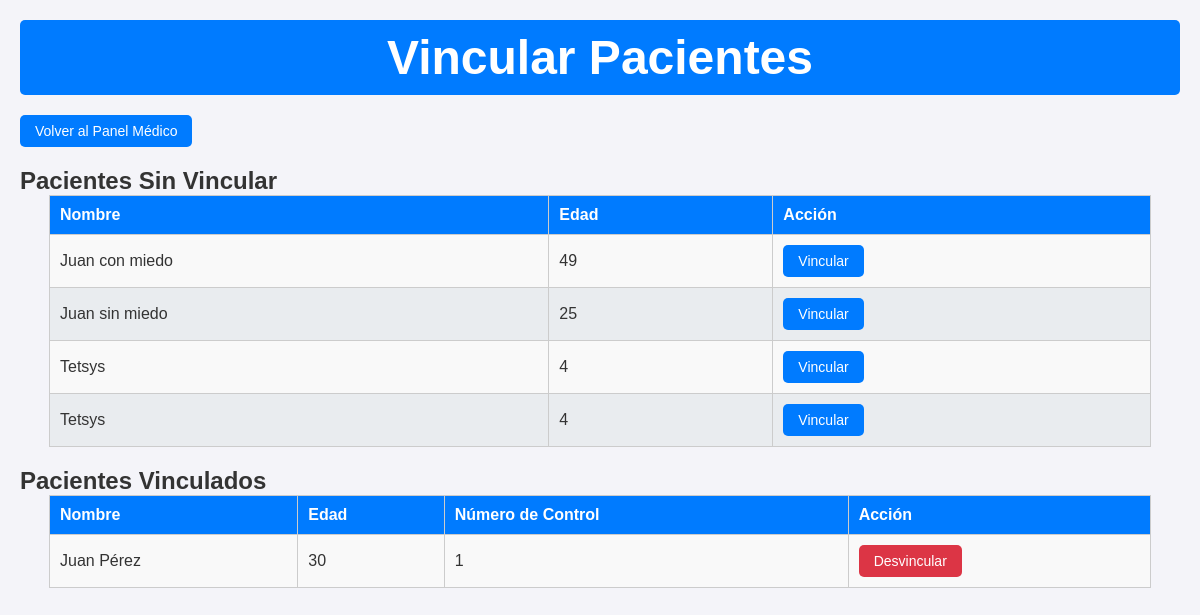
/0-Medicos/linkPaciente.php (signed in), run on the app's committed database.
### tables this page shows
CREATE TABLE `pacientes` (
  `paciente_id` int(11) NOT NULL,
  `usuario_id` int(11) DEFAULT NULL,
  `nombre` varchar(100) NOT NULL,
  `edad` int(11) DEFAULT NULL,
  `genero` enum('Masculino','Femenino','Otro') DEFAULT NULL,
  `altura` float DEFAULT NULL,
  `peso` float DEFAULT NULL,
  `nivel_erc` varchar(100) DEFAULT NULL,
  `comida_favorita` text DEFAULT NULL,
  `disgustos` text DEFAULT NULL,
  `fecha_registro` timestamp NOT NULL DEFAULT current_timestamp(),
  `numero_control` int(11) NOT NULL
);

### 0-Medicos/linkPaciente.php (the view, shortened to what this page needs)
<?php
require_once "../0-php/conexion.php";
$medico_id = $_SESSION['ID'];
$sqlUnlinked = "SELECT paciente_id, nombre, edad
                FROM pacientes
                WHERE paciente_id NOT IN (
                    SELECT paciente_id
                    FROM `medico-paciente`
                )";
$resultUnlinked = $con->query($sqlUnlinked);
$sqlLinked = "SELECT p.paciente_id, p.nombre, p.edad, mp.numero_control
              FROM pacientes p
              INNER JOIN `medico-paciente` mp ON p.paciente_id = mp.paciente_id
              WHERE mp.medico_id = ?";
$stmtLinked = $con->prepare($sqlLinked);
$stmtLinked->bind_param("i", $medico_id);
$stmtLinked->execute();
$resultLinked = $stmtLinked->get_result();
?>
<!DOCTYPE html>
<html lang="es">
<head>
    <link rel="stylesheet" href="../CSS/linkpaciente.css">
</head>
<body>
    <header>
        <h1>Vincular Pacientes</h1>
    </header>
    <div class="back-button">
        <a href="panelMedico.php" class="action-btn">Volver al Panel Médico</a>
    </div>
    <h2>Pacientes Sin Vincular</h2>
    <div class="table-container">
        <table>
            <thead>
                <tr>
                    <th>Nombre</th>
                    <th>Edad</th>
                    <th>Acción</th>
                </tr>
            </thead>
            <tbody>
                <?php while ($row = $resultUnlinked->fetch_assoc()): ?>
                    <tr>
                        <td><?= htmlspecialchars($row['nombre']) ?></td>
                        <td><?= htmlspecialchars($row['edad']) ?></td>
                        <td>
                            <form method="POST" action="../0-php/linkPacienteAction.php">
                                <button type="submit" name="link" class="action-btn">Vincular</button>
                            </form>
                        </td>
                    </tr>
                <?php endwhile; ?>
            </tbody>
        </table>
    </div>
    <h2>Pacientes Vinculados</h2>
    <div class="table-container">
        <table>
            <thead>
                <tr>
                    <th>Nombre</th>
                    <th>Edad</th>
                    <th>Número de Control</th>
                    <th>Acción</th>
                </tr>
            </thead>
            <tbody>
                <?php while ($row = $resultLinked->fetch_assoc()): ?>
                    <tr>
                        <td><?= htmlspecialchars($row['nombre']) ?></td>
                        <td><?= htmlspecialchars($row['edad']) ?></td>
                        <td><?= htmlspecialchars($row['numero_control']) ?></td>
                        <td>
                            <form method="POST" action="../0-php/unlinkPacienteAction.php">
                                <button type="submit" name="unlink" class="action-btn unlink">Desvincular</button>
                            </form>
                        </td>
                    </tr>
                <?php endwhile; ?>
            </tbody>
        </table>
    </div>
</body>
</html>

### CSS/linkPaciente.css (style rules this page uses)
* { margin: 0; padding: 0; box-sizing: border-box; }
body { font-family: Arial, sans-serif; background-color: #f4f4f9; color: #333; padding: 20px; }
header { background-color: #007bff; color: white; padding: 10px 20px; text-align: center; font-size: 1.5em; font-weight: bold; border-radius: 5px; margin-bottom: 20px; }
.table-container { display: flex; flex-direction: column; gap: 30px; margin: 0 auto; width: 95%; max-width: 1200px; }
table { width: 100%; border-collapse: collapse; margin-bottom: 20px; }
thead { background-color: #007bff; color: white; }
th, td { padding: 10px; text-align: left; border: 1px solid #ccc; }
th { font-weight: bold; }
tbody tr:nth-child(odd) { background-color: #f9f9f9; }
tbody tr:nth-child(even) { background-color: #e9ecef; }
.action-btn { display: inline-block; padding: 8px 15px; font-size: 14px; color: white; background-color: #007bff; border: none; border-radius: 5px; text-align: center; cursor: pointer; transition: background-color 0.3s ease; text-decoration: none; }
.action-btn.unlink { background-color: #dc3545; }
.back-button { margin-bottom: 20px; text-align: left; }
.back-button .action-btn { text-decoration: none; }

### data on the page
pacientes: nombre "Juan con miedo", edad "49"
pacientes: nombre "Juan sin miedo", edad "25"
pacientes: nombre "Tetsys", edad "4"
pacientes: nombre "Tetsys", edad "4"
medico-paciente: paciente.nombre "Juan Pérez", paciente.edad "30", numero_control "1"
